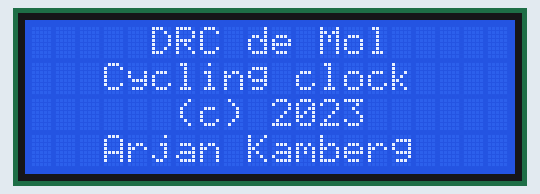
This program was run on a simulated Raspberry Pi Pico running MicroPython. On the bench: 20×4 character LCD. Library files of the repository ran but are not shown: pico_i2c_lcd.py; what the program prints to the serial console is not drawn. At 6.3 s the program stops and its outputs stay as they are.

Above: at 0.2 s.
At 6.3 s:
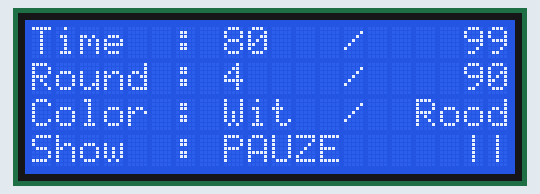

The program:

LCDDisplay.py
```python
from pico_i2c_lcd import I2cLcd
from machine import I2C, Pin
import Config

LCD_WIDTH = 20
LCD_HEIGHT= 4

i2c = I2C(0, sda=Pin(Config.PIN_00), scl=Pin(Config.PIN_01), freq=400000)
I2C_ADDR = i2c.scan()[0]
print("LCD i2c address :", I2C_ADDR)
lcd = I2cLcd(i2c, I2C_ADDR, LCD_HEIGHT, LCD_WIDTH)
lcd.clear()
lcd.hide_cursor()

def welcomeLCD():
    lcd.clear()
    lcd.move_to(0, 0)
    lcd.putstr("DRC de Mol".center(LCD_WIDTH))
    lcd.move_to(0, 1)
    lcd.putstr("Cycling clock".center(LCD_WIDTH))
    lcd.move_to(0, 2)
    lcd.putstr("(c) 2023".center(LCD_WIDTH))
    lcd.move_to(0, 3)
    lcd.putstr("Arjan Kamberg".center(LCD_WIDTH))

def initLCD():
    lcd.clear()
    lcd.move_to(0, 0)
    lcd.putstr("Time  :      /")
    lcd.move_to(0, 1)
    lcd.putstr("Round :      /")
    lcd.move_to(0, 2)
    lcd.putstr("Color :      /")
    lcd.move_to(0, 3)
    lcd.putstr("Show  : ")

DOTS = (". ", " .", "||")
_currentData = None
def updateLCDSeconds(mode, value):
    global _currentData
    if mode == Config.PAUSE:
        data = DOTS[2]
    else:
        data = DOTS[value % 2]

    if _currentData == data:
        return
    _currentData = data
    lcd.move_to(18, 3)
    lcd.putstr(data)


_acceptRound = None
_selectRound = None
_acceptTime = None
_selectTime = None
_acceptColor = None
_selectColor = None
_mode = None
def updateLCD(acceptRound, selectRound, acceptTime, selectTime, acceptColor, selectColor, mode):
    global _mode, _acceptTime, _selectTime, _acceptRound, _selectRound, _acceptColor, _selectColor
    if _acceptTime != acceptTime:
        lcd.move_to(8, 0)
        lcd.putstr(f"{acceptTime:<5}")
        _acceptTime = acceptTime

    if _selectTime != selectTime:
        lcd.move_to(14, 0)
        lcd.putstr(f"{selectTime:>6}")
        _selectTime = selectTime

    if _acceptRound != acceptRound:
        lcd.move_to(8, 1)
        lcd.putstr(f"{acceptRound:<5}")
        _acceptRound = acceptRound

    if _selectRound != selectRound:
        lcd.move_to(14, 1)
        lcd.putstr(f"{selectRound:>6}")
        _selectRound = selectRound

    if _acceptColor != acceptColor:
        lcd.move_to(8, 2)
        lcd.putstr(f"{acceptColor:<5}")
        _acceptColor = acceptColor

    if _selectColor != selectColor:
        lcd.move_to(14, 2)
        lcd.putstr(f"{selectColor:>6}")
        _selectColor = selectColor

    if _mode != mode:
        lcd.move_to(8, 3)
        lcd.putstr(f"{mode:<9}")
        _mode = mode

if __name__ == "__main__":
    from utime import sleep

    welcomeLCD()
    sleep(1)
    initLCD()
    updateLCD(4, 90, 80, 99, "Wit", "Rood", "PAUZE")
    updateLCDSeconds(Config.PAUSE, 1)
    sleep(1)
    updateLCDSeconds(Config.TIME, 2)
    sleep(1)
    updateLCDSeconds(Config.TIME, 3)
    sleep(1)
    updateLCDSeconds(Config.TIME, 4)
    sleep(1)
    updateLCDSeconds(Config.TIME, 5)
    sleep(1)
    updateLCD(4, 90, 80, 99, "Wit", "Rood", "PAUZE")
    updateLCDSeconds(Config.PAUSE, 6)
```

Config.py
```python
PAUSE = 0
TIME = 1
ROUND = 2
EXIT = 3
MODEDICT  = {PAUSE: "Pauze",
             TIME: "Time",
             ROUND: "Round",
             EXIT: "Exit"
             }

PIN_00 =  0 # LCD sda
PIN_01 =  1 # LCD scl
PIN_02 =  2 # Blue
PIN_03 =  3 # Green
PIN_04 =  4 # Red
PIN_05 =  5 #rot 1 - click
PIN_06 =  6 #rot 1 - S1
PIN_07 =  7 #rot 1 - S2
PIN_08 =  8 #rot 2 - click
PIN_09 =  9 #rot 2 - S1
PIN_10 = 10 #rot 2 - S2
PIN_11 = 11 #rot 3 - Click
PIN_12 = 12 #rot 3 - S1
PIN_13 = 13 #rot 3 - S2
PIN_14 = 14
PIN_15 = 15
PIN_16 = 16 # Buzzer
PIN_17 = 17
PIN_18 = 18
PIN_19 = 19
PIN_20 = 20
PIN_21 = 21
PIN_22 = 22
PIN_23 = 23
PIN_24 = 24
PIN_25 = 25
PIN_26 = 26 # Time
PIN_27 = 27 # Round
PIN_28 = 28
```

Measured:
- what the display in image 0 shows lasts 1.0 s, from 0.1 s to 1.1 s
